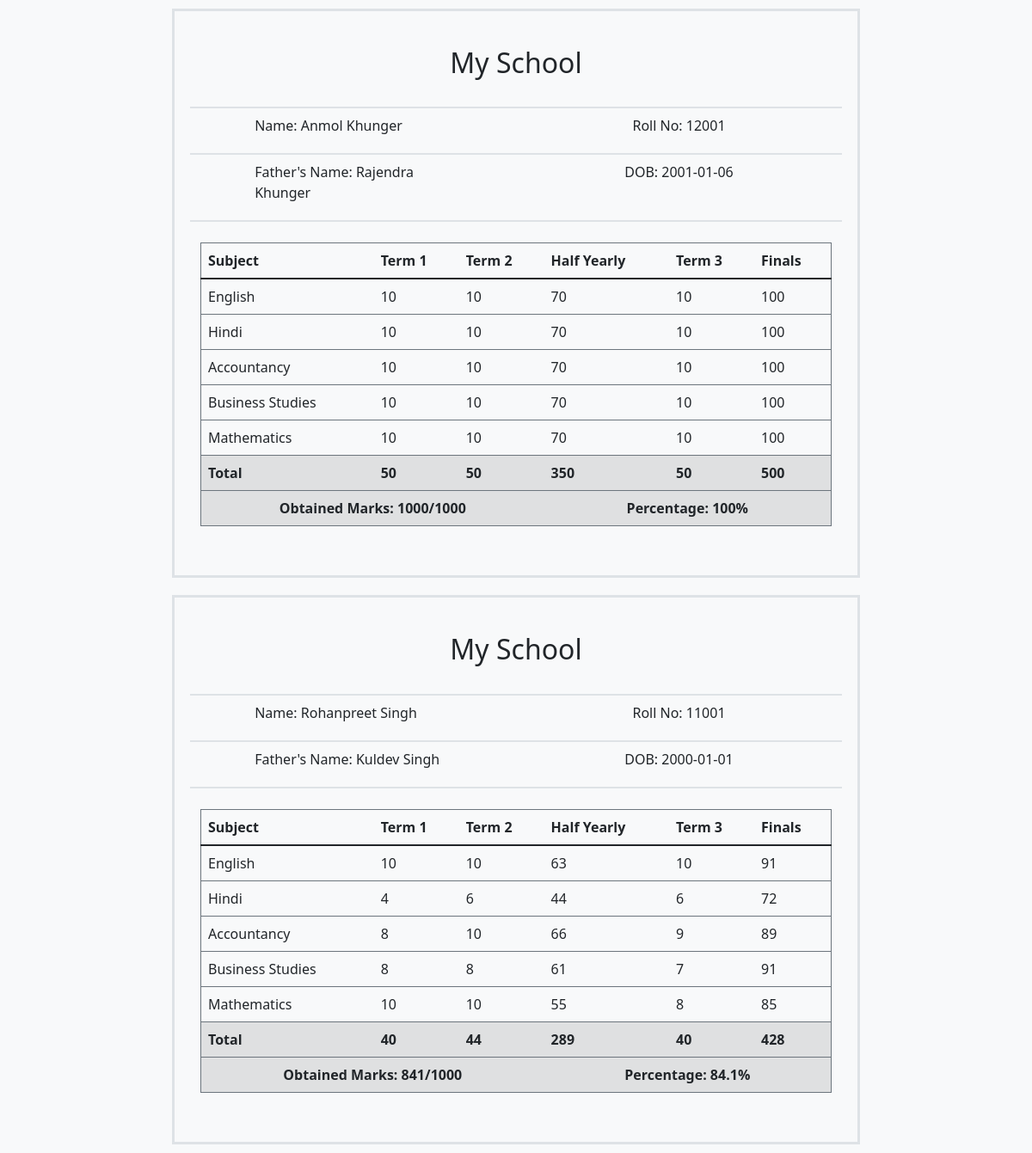
Screenshot of /pages/view_results.php (signed in) with the database file from the repository.
### tables this page shows
CREATE TABLE `marks` (
  `student_roll_no` int NOT NULL,
  `term_1_english` int NOT NULL DEFAULT '0',
  `term_1_hindi` int NOT NULL DEFAULT '0',
  `term_1_accountancy` int NOT NULL DEFAULT '0',
  `term_1_business_studies` int NOT NULL DEFAULT '0',
  `term_1_mathematics` int NOT NULL DEFAULT '0',
  `term_2_english` int NOT NULL DEFAULT '0',
  `term_2_hindi` int NOT NULL DEFAULT '0',
  `term_2_accountancy` int NOT NULL DEFAULT '0',
  `term_2_business_studies` int NOT NULL DEFAULT '0',
  `term_2_mathematics` int NOT NULL DEFAULT '0',
  `half_yearly_english` int NOT NULL DEFAULT '0',
  `half_yearly_hindi` int NOT NULL DEFAULT '0',
  `half_yearly_accountancy` int NOT NULL DEFAULT '0',
  `half_yearly_business_studies` int NOT NULL DEFAULT '0',
  `half_yearly_mathematics` int NOT NULL DEFAULT '0',
  `term_3_english` int NOT NULL DEFAULT '0',
  `term_3_hindi` int NOT NULL DEFAULT '0',
  `term_3_accountancy` int NOT NULL DEFAULT '0',
  `term_3_business_studies` int NOT NULL DEFAULT '0',
  `term_3_mathematics` int NOT NULL DEFAULT '0',
  `finals_english` int NOT NULL DEFAULT '0',
  `finals_hindi` int NOT NULL DEFAULT '0',
  `finals_accountancy` int NOT NULL DEFAULT '0',
  `finals_business_studies` int NOT NULL DEFAULT '0',
  `finals_mathematics` int NOT NULL DEFAULT '0'
);

CREATE TABLE `students` (
  `roll_no` int NOT NULL,
  `fname` varchar(20) NOT NULL,
  `lname` varchar(20) NOT NULL,
  `mother_name` varchar(30) NOT NULL,
  `father_name` varchar(30) NOT NULL,
  `dob` date NOT NULL,
  `gender` char(1) NOT NULL,
  `category` varchar(5) NOT NULL,
  `mobile` varchar(13) NOT NULL,
  `grade` int NOT NULL,
  `status` int NOT NULL,
  `address` varchar(200) NOT NULL,
  `date_created` timestamp NOT NULL DEFAULT CURRENT_TIMESTAMP
);

### pages/view_results.php (the view, shortened to what this page needs)
<!DOCTYPE html>
<html lang="en">
<head>
    <link href="https://cdn.jsdelivr.net/npm/bootstrap@5.1.3/dist/css/bootstrap.min.css" rel="stylesheet">
</head>
<body class="bg-light">
    <div class="container-fluid" style="max-width: 100%;">
<?php
                require_once "../config/config.php";
                $query = "SELECT * FROM `marks` INNER JOIN `students` ON `marks`.`student_roll_no` = `students`.`roll_no`;";
                $result = mysqli_query($con, $query);
                if( $result )
                {
                    if( !is_bool($result))
                    {
                        if( mysqli_num_rows($result) > 0 )
                        {
                            while( $row = mysqli_fetch_assoc($result) )
                            {
                                $roll_no = $row['student_roll_no'];
                                $t_1_eng = $row['term_1_english'];
                                $t_1_hin = $row['term_1_hindi'];
                                $t_1_acc = $row['term_1_accountancy'];
                                $t_1_bs = $row['term_1_business_studies'];
                                $t_1_m = $row['term_1_mathematics'];
                                $t_2_eng = $row['term_2_english'];
                                $t_2_hin = $row['term_2_hindi'];
                                $t_2_acc = $row['term_2_accountancy'];
                                $t_2_bs = $row['term_2_business_studies'];
                                $t_2_m = $row['term_2_mathematics'];
                                $hy_eng = $row['half_yearly_english'];
                                $hy_hin = $row['half_yearly_hindi'];
                                $hy_acc = $row['half_yearly_accountancy'];
                                $hy_bs = $row['half_yearly_business_studies'];
                                $hy_m = $row['half_yearly_mathematics'];
                                $t_3_eng = $row['term_3_english'];
                                $t_3_hin = $row['term_3_hindi'];
                                $t_3_acc = $row['term_3_accountancy'];
                                $t_3_bs = $row['term_3_business_studies'];
                                $t_3_m = $row['term_3_mathematics'];
                                $f_eng = $row['finals_english'];
                                $f_hin = $row['finals_hindi'];
                                $f_acc = $row['finals_accountancy'];
                                $f_bs = $row['finals_business_studies'];
                                $f_m = $row['finals_mathematics'];
                                $student_name = $row['fname'].' '.$row['lname'];
                                $student_father_name = $row['father_name'];
                                $student_dob = $row['dob'];
                                $term_1_total = $t_1_eng + $t_1_hin + $t_1_acc + $t_1_bs + $t_1_m;
                                $term_2_total = $t_2_eng + $t_2_hin + $t_2_acc + $t_2_bs + $t_2_m;
                                $term_3_total = $t_3_eng + $t_3_hin + $t_3_acc + $t_3_bs + $t_3_m;
                                $half_yearly_total = $hy_eng + $hy_hin + $hy_acc + $hy_bs + $hy_m;
                                $finals_total = $f_eng + $f_hin + $f_acc + $f_bs + $f_m;
                                $obtained_marks = $term_1_total + $term_2_total + $term_3_total + $half_yearly_total + $finals_total;
                                $percentage = $obtained_marks * 0.1;
?>
        <div class="row justify-content-center">
            <div class="col-10 col-md-8 border border-3" style="padding: 25px 30px;margin: 10px 0;">
                <h2 class="text-center text-dark py-3 mb-3">My School</h2>
                <div class="row justify-content-around border-top border-2">
                    <p class="col-4 py-2 pb-1">Name: <?= $student_name ?></p>
                    <p class="col-4 py-2 pb-1 text-center">Roll No: <?= $roll_no ?></p>
                </div>
                <div class="row justify-content-around border-top border-bottom border-2">
                    <p class="col-4 py-2 pb-1">Father's Name: <?= $student_father_name ?></p>
                    <p class="col-4 py-2 pb-1 text-center">DOB: <?= $student_dob ?></p>
                </div>
                <div class="table-responsive my-3 mt-4">
                <table class="table border border-secondary align-center">
                    <thead>
                    <tr>
                        <th scope="col">Subject</th>
                        <th scope="col">Term 1</th>
                        <th scope="col">Term 2</th>
                        <th scope="col">Half Yearly</th>
                        <th scope="col">Term 3</th>
                        <th scope="col">Finals</th>
                    </tr>
                    </thead>
                    <tbody>
                    <tr>
                        <td>English</td>
                        <td><?= $t_1_eng ?></td>
                        <td><?= $t_2_eng ?></td>
                        <td><?= $hy_eng ?></td>
                        <td><?= $t_3_eng ?></td>
                        <td><?= $f_eng ?></td>
                    </tr>
                    <tr>
                        <td>Hindi</td>
                        <td><?= $t_1_hin ?></td>
                        <td><?= $t_2_hin ?></td>
                        <td><?= $hy_hin ?></td>
                        <td><?= $t_3_hin ?></td>
                        <td><?= $f_hin ?></td>
                    </tr>
                    <tr>
                        <td>Accountancy</td>
                        <td><?= $t_1_acc ?></td>
                        <td><?= $t_2_acc ?></td>
                        <td><?= $hy_acc ?></td>
                        <td><?= $t_3_acc ?></td>
                        <td><?= $f_acc ?></td>
                    </tr>
                    <tr>
                        <td>Business Studies</td>
                        <td><?= $t_1_bs ?></td>
                        <td><?= $t_2_bs ?></td>
                        <td><?= $hy_bs ?></td>
                        <td><?= $t_3_bs ?></td>
                        <td><?= $f_bs ?></td>
                    </tr>
                    <tr>
                        <td>Mathematics</td>
                        <td><?= $t_1_m ?></td>
                        <td><?= $t_2_m ?></td>
                        <td><?= $hy_m ?></td>
                        <td><?= $t_3_m ?></td>
                        <td><?= $f_m ?></td>
                    </tr>
                    <tr class="table-active fw-bold">
                        <td>Total</td>
                        <td><?= $term_1_total ?></td>
                        <td><?= $term_2_total ?></td>
                        <td><?= $half_yearly_total ?></td>
                        <td><?= $term_3_total ?></td>
                        <td><?= $finals_total ?></td>
                    </tr>
                    <tr class="table-active text-center fw-bold">
                        <td colspan="3">Obtained Marks: <?= $obtained_marks ?>/1000</td>
                        <td colspan="3">Percentage: <?= $percentage ?>%</td>
                    </tr>
                    </tbody>
                </table>
                </div>
            </div>
        </div>
<?php
                            }
                        }
                    }
                }
?>
    </div>
</body>
</html>

### pages/view_results.php (style rules this page uses)
body > .container-fluid { position: relative; min-height: 100vh; }

### rows the page displays
marks: student_roll_no.lname "Anmol Khunger", student_roll_no "12001", student_roll_no.father_name "Rajendra Khunger", student_roll_no.dob "2001-01-06", term_1_english "10", term_2_english "10", half_yearly_english "70", term_3_english "10", finals_english "100", term_1_hindi "10", term_2_hindi "10", half_yearly_hindi "70", term_3_hindi "10", finals_hindi "100", term_1_accountancy "10", term_2_accountancy "10", half_yearly_accountancy "70", term_3_accountancy "10", finals_accountancy "100", term_1_business_studies "10", term_2_business_studies "10", half_yearly_business_studies "70", term_3_business_studies "10", finals_business_studies "100", term_1_mathematics "10", term_2_mathematics "10", half_yearly_mathematics "70", term_3_mathematics "10", finals_mathematics "100", term_1_total "50", term_2_total "50", half_yearly_total "350", term_3_total "50", finals_total "500", obtained_marks "1000"
marks: student_roll_no.lname "Rohanpreet Singh", student_roll_no "11001", student_roll_no.father_name "Kuldev Singh", student_roll_no.dob "2000-01-01", term_1_english "10", term_2_english "10", half_yearly_english "63", term_3_english "10", finals_english "91", term_1_hindi "4", term_2_hindi "6", half_yearly_hindi "44", term_3_hindi "6", finals_hindi "72", term_1_accountancy "8", term_2_accountancy "10", half_yearly_accountancy "66", term_3_accountancy "9", finals_accountancy "89", term_1_business_studies "8", term_2_business_studies "8", half_yearly_business_studies "61", term_3_business_studies "7", finals_business_studies "91", term_1_mathematics "10", term_2_mathematics "10", half_yearly_mathematics "55", term_3_mathematics "8", finals_mathematics "85", term_1_total "40", term_2_total "44", half_yearly_total "289", term_3_total "40", finals_total "428", obtained_marks "841", percentage "84.1"
